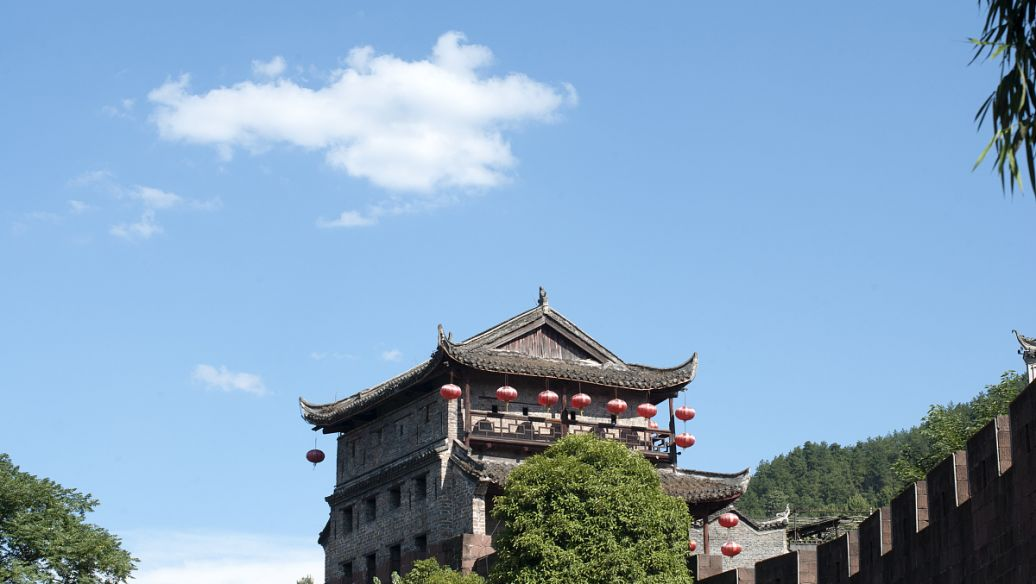
#> input picture numpy库的基本用法/1.png, 1036 x 584 px
$ python '02_图片处理.py'
#> lines starting #> are read from the running program, lines starting #| are printed output that depends on the picture
from PIL import Image
import numpy
im1 = Image.open("1.png")
#> im1 is the input picture: PIL image 1036x584 RGB; mean R, G, B 133.5, 163.8, 191.4
im2 = Image.open("2.png")
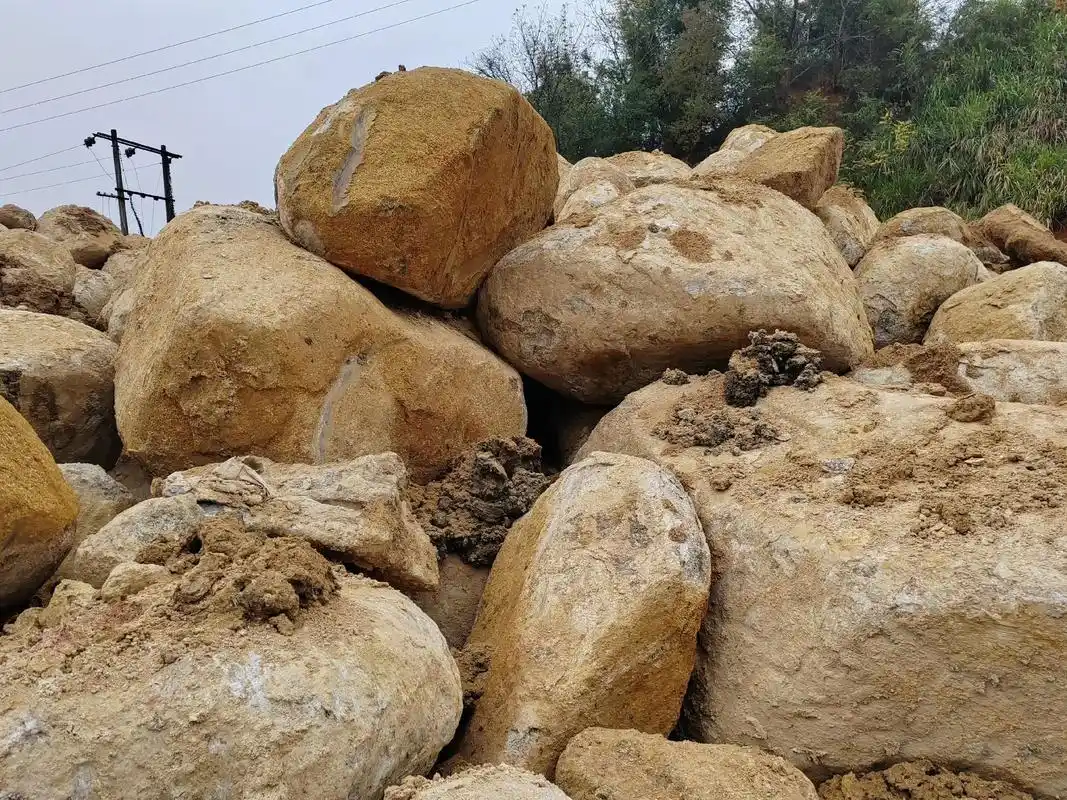
#> input picture numpy库的基本用法/2.png, 1067 x 800 px
#> im2 is the input picture: PIL image 1067x800 RGB; mean R, G, B 145, 126.9, 102
im2 = im2.resize(im1.size)
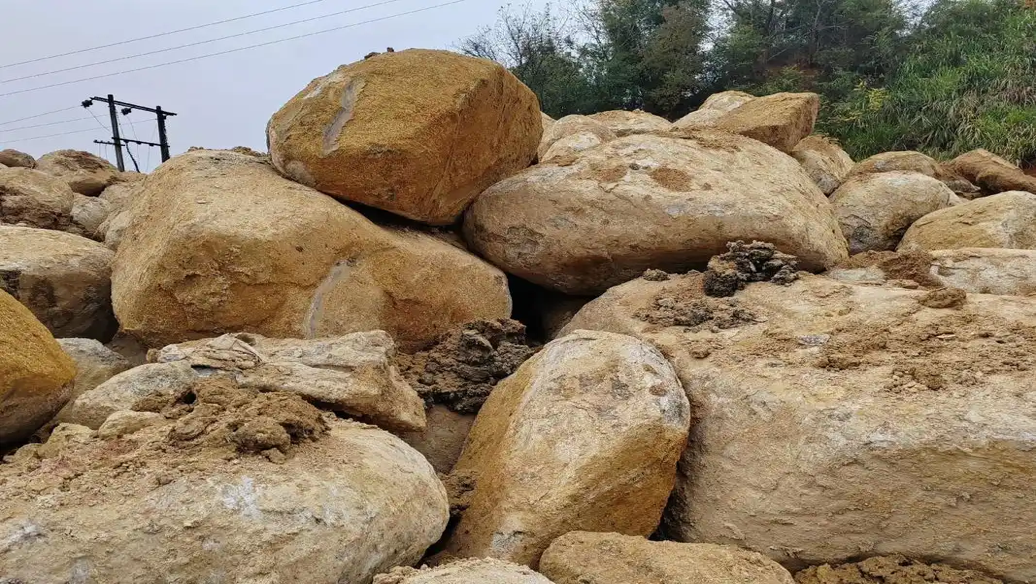
#> im2: PIL image 1036x584 RGB; mean R, G, B 145, 126.9, 102.1
a = numpy.array(im1)
b = numpy.array(im2)

print(a.shape)
#| (584, 1036, 3)
sum = 0.6*a+0.5*b
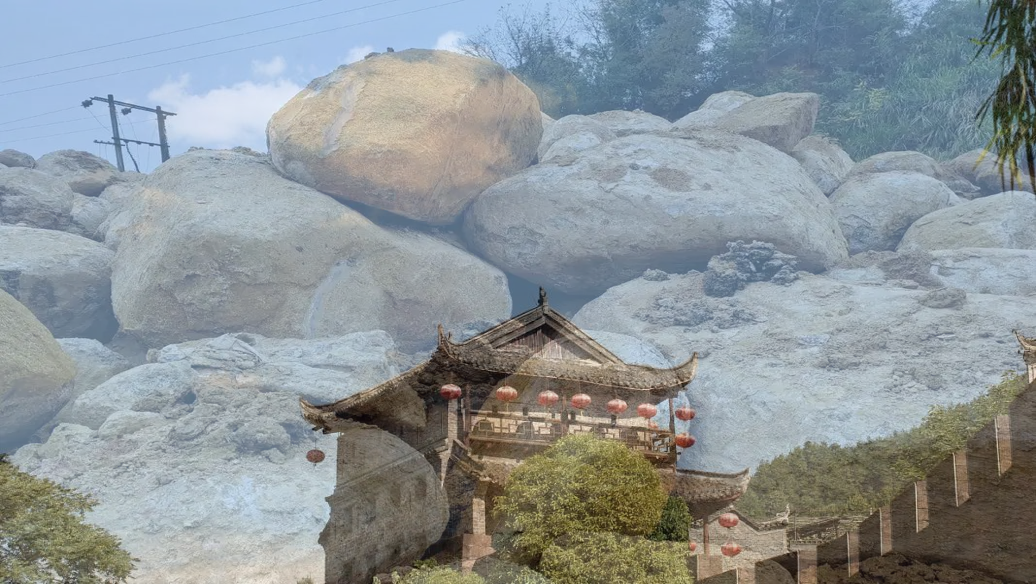
#> sum: shape (584, 1036, 3) float64; mean R, G, B 152.6, 161.7, 165.8; drawn with min black and max white
sum = sum.astype(numpy.uint8)
Image.fromarray(sum).save("sum.png")
